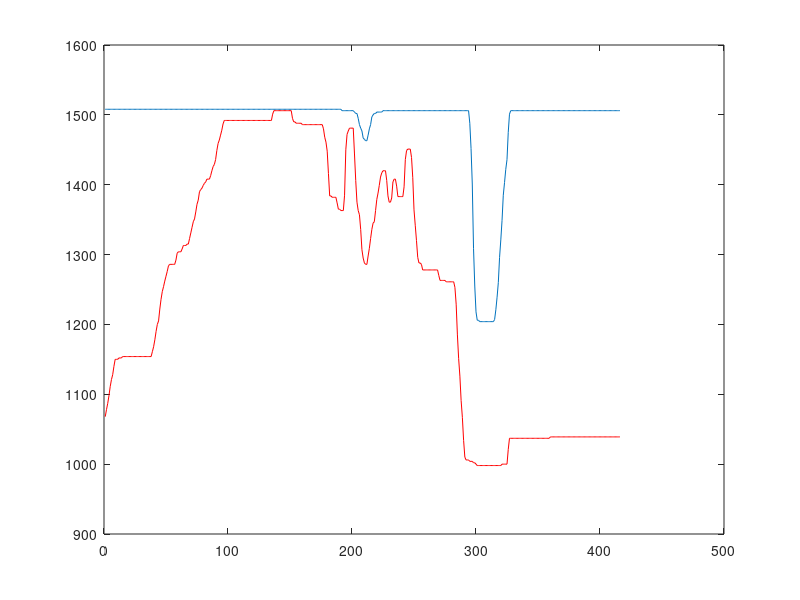

Write MATLAB code to recreate this figure.
M = csvread('goodtakeoff1.txt');
roll = M(:,1);
pitch = M(:,2);
yaw = M(:,3);
throttle = M(:,4);

clf;

plot(1:length(throttle), throttle, 'r');
hold on;
%plot(1:length(pitch), pitch, '*');
%plot(1:length(roll), roll, '+');
plot(1:length(yaw), yaw, '-');


